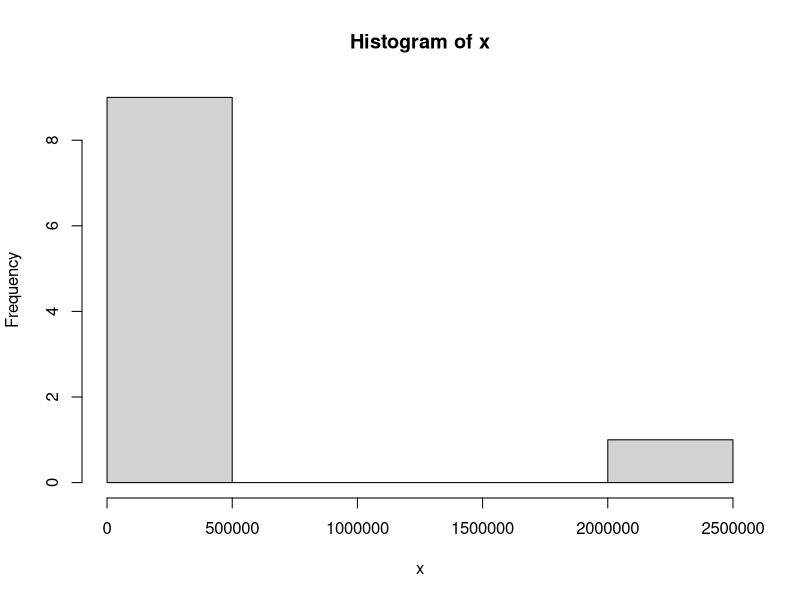
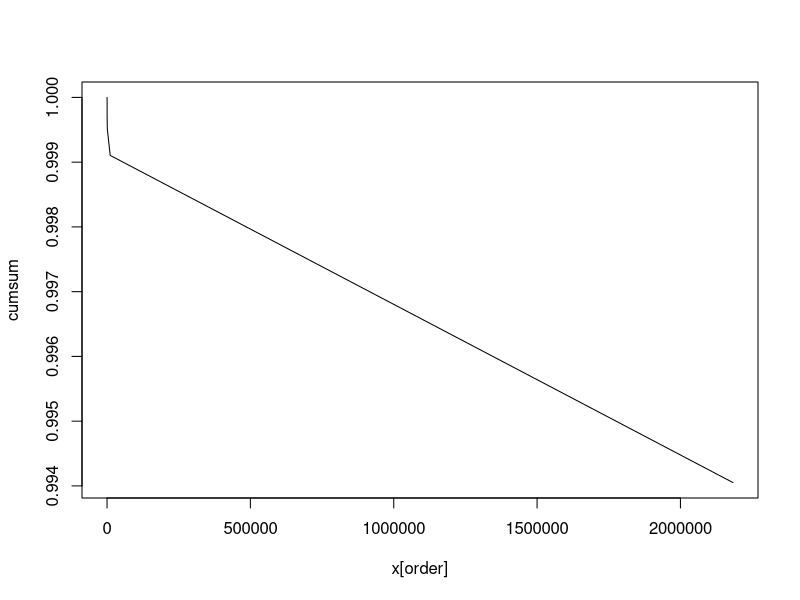

Write R code to recreate these figures, in order. (Note: this script raises an error after producing the figures.)
x <- rlnorm(10,log(10),10)
hist(x)

order <- order(x,decreasing=T)
cumsum <- cumsum(x[order])/sum(x)
threshold <- max(x[order[cumsum>0.95]])
plot(x[order],cumsum,type="l")
layer_t = ifelse( x > threshold[,u], 1, 0 )